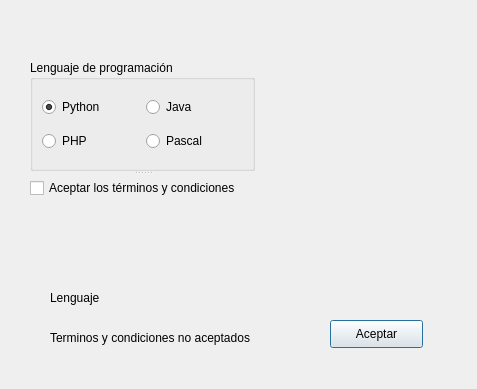
<?xml version="1.0" encoding="UTF-8"?>
<ui version="4.0">
 <class>Dialog</class>
 <widget class="QDialog" name="Dialog">
  <property name="geometry">
   <rect>
    <x>0</x>
    <y>0</y>
    <width>477</width>
    <height>389</height>
   </rect>
  </property>
  <property name="windowTitle">
   <string>Dialog</string>
  </property>
  <widget class="QPushButton" name="boton">
   <property name="geometry">
    <rect>
     <x>330</x>
     <y>320</y>
     <width>93</width>
     <height>28</height>
    </rect>
   </property>
   <property name="text">
    <string>Aceptar</string>
   </property>
  </widget>
  <widget class="QLabel" name="labelLeng">
   <property name="geometry">
    <rect>
     <x>50</x>
     <y>290</y>
     <width>271</width>
     <height>16</height>
    </rect>
   </property>
   <property name="text">
    <string>Lenguaje</string>
   </property>
  </widget>
  <widget class="QSplitter" name="splitter">
   <property name="geometry">
    <rect>
     <x>30</x>
     <y>60</y>
     <width>225</width>
     <height>141</height>
    </rect>
   </property>
   <property name="orientation">
    <enum>Qt::Vertical</enum>
   </property>
   <widget class="QGroupBox" name="groupBox">
    <property name="title">
     <string>Lenguaje de programación</string>
    </property>
    <layout class="QGridLayout" name="gridLayout">
     <item row="0" column="1">
      <widget class="QRadioButton" name="java">
       <property name="text">
        <string>Java</string>
       </property>
      </widget>
     </item>
     <item row="1" column="0">
      <widget class="QRadioButton" name="php">
       <property name="text">
        <string>PHP</string>
       </property>
      </widget>
     </item>
     <item row="1" column="1">
      <widget class="QRadioButton" name="pascal">
       <property name="text">
        <string>Pascal</string>
       </property>
      </widget>
     </item>
     <item row="0" column="0">
      <widget class="QRadioButton" name="python">
       <property name="text">
        <string>Python</string>
       </property>
       <property name="checked">
        <bool>true</bool>
       </property>
      </widget>
     </item>
    </layout>
   </widget>
   <widget class="QCheckBox" name="terminos">
    <property name="text">
     <string>Aceptar los términos y condiciones</string>
    </property>
   </widget>
  </widget>
  <widget class="QLabel" name="labelTerminos">
   <property name="geometry">
    <rect>
     <x>50</x>
     <y>330</y>
     <width>211</width>
     <height>16</height>
    </rect>
   </property>
   <property name="text">
    <string>Terminos y condiciones no aceptados</string>
   </property>
  </widget>
 </widget>
 <resources/>
 <connections/>
</ui>
